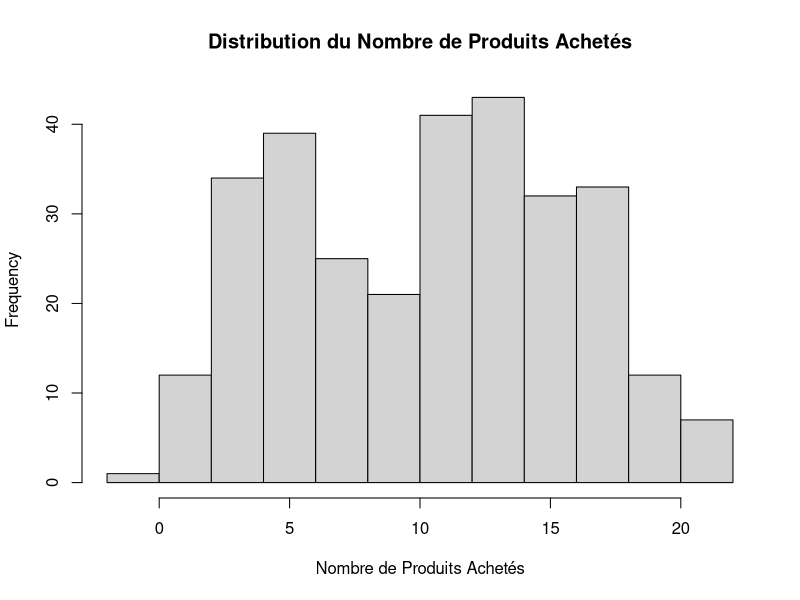
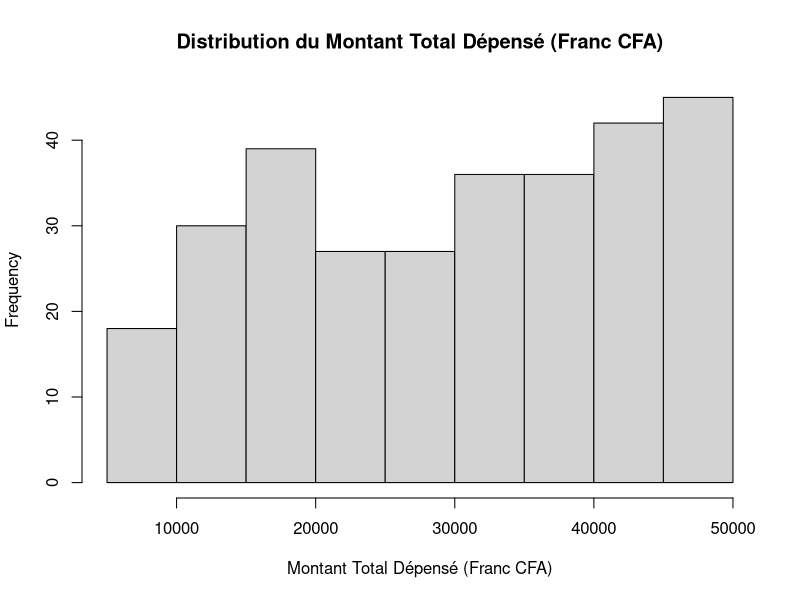
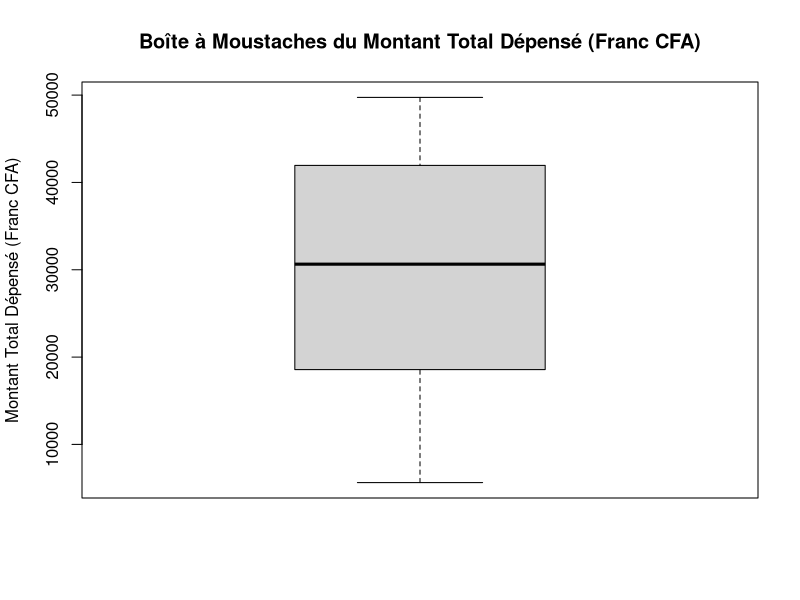
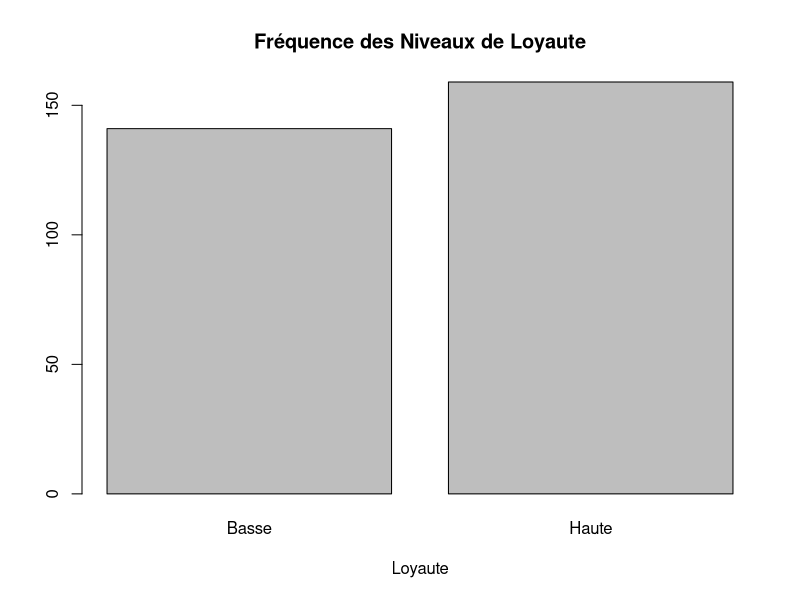
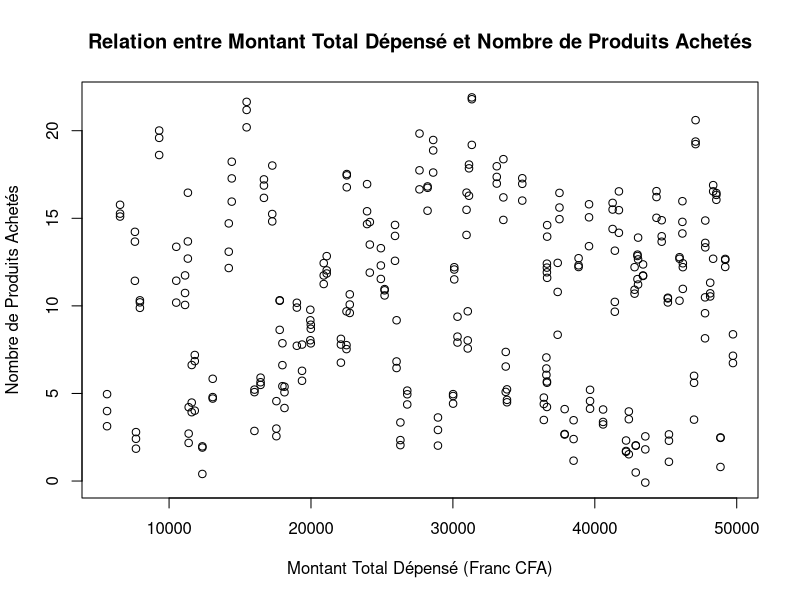

R code for these plots, in order:
# Import des librairies utiles
library(dplyr)
library(ggplot2)
library(caret)
library(MASS)
#library(shiny)

# Import des données
df = read.csv("sendawal.csv")

#Exploration initiale
head(df)
# Résumé statistique
summary(df)

# Distribution de la variable loyauté
table(df$Loyaute)

# Distribution des variables numériques
hist(df$Nombre.de.Produits.Achetes, main = "Distribution du Nombre de Produits Achetés", xlab = "Nombre de Produits Achetés")
hist(df$Montant.Depense..Franc.CFA., main = "Distribution du Montant Total Dépensé (Franc CFA)", xlab = "Montant Total Dépensé (Franc CFA)")

# Boîte à moustaches pour la variable Montant.Depense..Franc.CFA.
boxplot(df$Montant.Depense..Franc.CFA., main = "Boîte à Moustaches du Montant Total Dépensé (Franc CFA)", ylab = "Montant Total Dépensé (Franc CFA)")

# Fréquence des niveaux de la variable Loyaute
barplot(table(df$Loyaute), main = "Fréquence des Niveaux de Loyaute", xlab = "Loyaute")

# Relation entre Montant.Depense..Franc.CFA. et Nombre.de.Produits.Achetes
plot(df$Montant.Depense..Franc.CFA., df$Nombre.de.Produits.Achetes, main = "Relation entre Montant Total Dépensé et Nombre de Produits Achetés", xlab = "Montant Total Dépensé (Franc CFA)", ylab = "Nombre de Produits Achetés")

# Vérification des valeurs manquantes 
sum(is.na(df))# On voit qu'il n'y a pas de VM

# Tests de normalité

# Test de Shapiro wilk
shapiro.test(df$Montant.Depense..Franc.CFA.)
shapiro.test(df$Nombre.de.Produits.Achetes)

# Test de Kolmogorov-Smirnov
ks.test(df$Montant.Depense..Franc.CFA.,"pnorm", mean(df$Montant.Depense..Franc.CFA.), sd(df$Montant.Depense..Franc.CFA.))
ks.test(df$Nombre.de.Produits.Achetes,"pnorm", mean(df$Montant.Depense..Franc.CFA.), sd(df$Montant.Depense..Franc.CFA.)) 


# Analyse Discriminante Quadratique

# Sélection des variables explicatives et de la variable à prédire 
df_model <- df[, c("Loyaute","Montant.Depense..Franc.CFA.","Nombre.de.Produits.Achetes")]
# Diviser les données en ensemble d'apprentissage et de test
set.seed(123)
index <- sample(1:nrow(df), 0.7 * nrow(df))
train <- df_model[index, ]
train
test <- df[-index, ]
test
# Modélisation

# Créer un modèle LDA
model <- lda(Loyaute ~ ., data = train)
model
summary(model)

# Évaluation du modèle

# Prédire sur l'ensemble de test
prediction <- predict(model, newdata = test)
prediction
# Probabilités d'appartenance à chaque classe pour les premières observations
head(predict(model, newdata = test, type = "response")$posterior)

# Matrice de confusion
Matrice <- table(Loyaute = test$Loyaute, Predite = prediction$class)
Matrice

# Taux de classification
accuracy <- sum(diag(Matrice)) / sum(Matrice)
accuracy

# Sauvegarder le modèle LDA
saveRDS(model, file = "modele_lda.rds")




